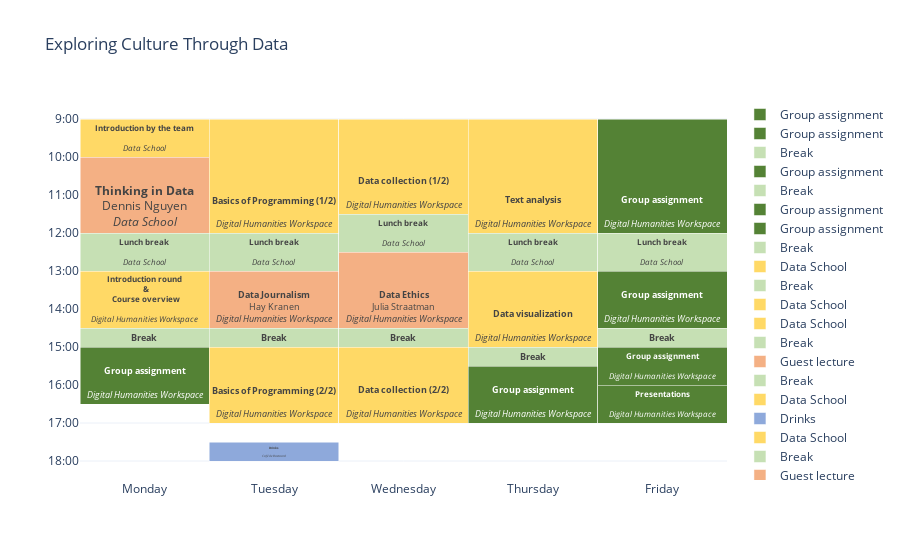

Notebook source saved alongside this figure:
### Code cell
import plotly.graph_objects as go
import pandas as pd

# Sample data for a weekly schedule with titles
schedule = [
    {"task": "Data School", "day": "Monday", "start": "09:00", "end": "10:00", "title": "Introduction by the team", "location" : "Data School"},
    {"task": "Guest lecture", "day": "Monday", "start": "10:00", "end": "12:00", "title": "Thinking in Data", "presenter": "Dennis Nguyen", "presenter_url": "https://www.uu.nl/staff/DNguyen1", "location": "Data School"},
    {"task": "Break", "day": "Monday", "start": "12:00", "end": "13:00", "title": "Lunch break", "location" : "Data School"},
    {"task": "Data School", "day": "Monday", "start": "13:00", "end": "14:30", "title": "Introduction round<br> &<br> Course overview", "location" : "Digital Humanities Workspace"},
    {"task": "Break", "day": "Monday", "start": "14:30", "end": "15:00", "title": "Break"},
    {"task": "Group assignment", "day": "Monday", "start": "15:00", "end": "16:30", "title": "Group assignment", "location" : "Digital Humanities Workspace"},
    {"task": "Data School", "day": "Tuesday", "start": "09:00", "end": "12:00", "title": "Basics of Programming (1/2)", "location" : "Digital Humanities Workspace"},
    {"task": "Break", "day": "Tuesday", "start": "12:00", "end": "13:00", "title": "Lunch break", "location" : "Data School"},
    {"task": "Guest lecture", "day": "Tuesday", "start": "13:00", "end": "14:30", "title": "Data Journalism","presenter": "Hay Kranen", "presenter_url": "https://www.haykranen.nl/",  "location" : "Digital Humanities Workspace"},
    {"task": "Break", "day": "Tuesday", "start": "14:30", "end": "15:00", "title": "Break"},
    {"task": "Data School", "day": "Tuesday", "start": "15:00", "end": "17:00", "title": "Basics of Programming (2/2)", "location" : "Digital Humanities Workspace"},
    {"task": "Drinks", "day": "Tuesday", "start": "17:30", "end": "18:00", "title": "Drinks", "location" : "Café de Bastaard"},
    {"task": "Data School", "day": "Wednesday", "start": "09:00", "end": "11:30", "title": "Data collection (1/2)", "location" : "Digital Humanities Workspace"},
    {"task": "Break", "day": "Wednesday", "start": "11:30", "end": "12:30", "title": "Lunch break", "location" : "Data School"},
    {"task": "Guest lecture", "day": "Wednesday", "start": "12:30", "end": "14:30", "title": "Data Ethics","presenter": "Julia Straatman", "presenter_url": "https://www.uu.nl/staff/JStraatman",  "location" : "Digital Humanities Workspace"},
    {"task": "Break", "day": "Wednesday", "start": "14:30", "end": "15:00", "title": "Break"},
    {"task": "Data School", "day": "Wednesday", "start": "15:00", "end": "17:00", "title": "Data collection (2/2)", "location" : "Digital Humanities Workspace"},
    {"task": "Data School", "day": "Thursday", "start": "09:00", "end": "12:00", "title": "Text analysis", "location" : "Digital Humanities Workspace"},
    {"task": "Break", "day": "Thursday", "start": "12:00", "end": "13:00", "title": "Lunch break", "location" : "Data School"},
    {"task": "Data School", "day": "Thursday", "start": "13:00", "end": "15:00", "title": "Data visualization", "location" : "Digital Humanities Workspace"},
    {"task": "Break", "day": "Thursday", "start": "15:00", "end": "15:30", "title": "Break"},
    {"task": "Group assignment", "day": "Thursday", "start": "15:30", "end": "17:00", "title": "Group assignment", "location" : "Digital Humanities Workspace"},
    {"task": "Group assignment", "day": "Friday", "start": "09:00", "end": "12:00", "title": "Group assignment", "location" : "Digital Humanities Workspace"},
    {"task": "Break", "day": "Friday", "start": "12:00", "end": "13:00", "title": "Lunch break", "location" : "Data School"},
    {"task": "Group assignment", "day": "Friday", "start": "13:00", "end": "14:30", "title": "Group assignment", "location" : "Digital Humanities Workspace"},
    {"task": "Break", "day": "Friday", "start": "14:30", "end": "15:00", "title": "Break"},
    {"task": "Group assignment", "day": "Friday", "start": "15:00", "end": "16:00", "title": "Group assignment", "location" : "Digital Humanities Workspace"},
    {"task": "Group assignment", "day": "Friday", "start": "16:00", "end": "17:00", "title": "Presentations", "location" : "Digital Humanities Workspace"},
]

# Function to format title in bold and location in italics
def format_title(title):
    return f"<b>{title}</b>"

def format_location(location):
    return f"<i>{location}</i>" if not pd.isna(location) and location != '' else ''

def format_presenter(presenter, url):
    return f"<a href='{url}' target='_blank'>{presenter}</a>" if not pd.isna(presenter) and presenter != '' else ''

# Convert time to float for plotting
def time_to_float(time_str):
    hours, minutes = map(int, time_str.split(":"))
    return hours + minutes / 60

days = ["Monday", "Tuesday", "Wednesday", "Thursday", "Friday", "Saturday", "Sunday"]

df = pd.DataFrame(schedule)
df['start_float'] = df['start'].apply(time_to_float)
df['end_float'] = df['end'].apply(time_to_float)
df['day_num'] = df['day'].apply(lambda x: days.index(x))

# Define a color for each task
task_colors = {
    "Data School": "#ffd966",
    "Guest lecture": "#f4b084",
    "Drinks": "#8ea9db",
    "Break": "#c6e0b4",
    "Group assignment": "#548235",
}

# Create the plot with titles as labels
fig = go.Figure()

for _, row in df.iterrows():
    # Apply formatting to title and location
    bold_title = format_title(row['title'])
    italic_location = format_location(row['location'])
    presenter_info = format_presenter(row['presenter'], row['presenter_url'])
    
    # Combine formatted title and location into a single string for display
    label_text = f"{bold_title}<br>{presenter_info}<br>{italic_location}<br>"
    
    fig.add_trace(go.Bar(
        x=[row['day_num']],
        y=[row['end_float'] - row['start_float']],
        base=row['start_float'],
        name=row['task'],
        orientation='v',
        text=label_text,  # Use title and location for the bar labels
        hoverinfo='none',  # Ensure no hover text is shown
        textposition='inside',  # Auto position the text on the bar
        width=1.0,
        marker=dict(color=task_colors.get(row['task'], 'gray')),  # Apply color
    ))

# Customize layout
fig.update_layout(
    title="Exploring Culture Through Data",
    xaxis=dict(
        tickvals=list(range(len(days))),
        ticktext=days,
        range=[-0.5, 4.5],
    ),
    yaxis=dict(
        tickvals=list(range(24)),
        ticktext=[f"{hour}:00" for hour in range(24)],
        range=[18, 8],
    ),
    barmode='stack',
    template="plotly_white",
    height=600,
)

fig.show()

### Figure 1 — Plotly figure (JSON) as saved in the notebook; plotly's stock layout.template omitted (floating-point values rounded to 4 significant figures)
{"data": [{"base": 9, "hoverinfo": "none", "marker": {"color": "#ffd966"}, "name": "Data School", "orientation": "v", "text": "<b>Introduction by the team</b><br><br><i>Data School</i><br>", "textposition": "inside", "type": "bar", "width": 1, "x": [0], "y": [1]}, {"base": 10, "hoverinfo": "none", "marker": {"color": "#f4b084"}, "name": "Guest lecture", "orientation": "v", "text": "<b>Thinking in Data</b><br><a href='https://www.uu.nl/staff/DNguyen1' target='_blank'>Dennis Nguyen</a><br><i>Data School</i><br>", "textposition": "inside", "type": "bar", "width": 1, "x": [0], "y": [2]}, {"base": 12, "hoverinfo": "none", "marker": {"color": "#c6e0b4"}, "name": "Break", "orientation": "v", "text": "<b>Lunch break</b><br><br><i>Data School</i><br>", "textposition": "inside", "type": "bar", "width": 1, "x": [0], "y": [1]}, {"base": 13, "hoverinfo": "none", "marker": {"color": "#ffd966"}, "name": "Data School", "orientation": "v", "text": "<b>Introduction round<br> &<br> Course overview</b><br><br><i>Digital Humanities Workspace</i><br>", "textposition": "inside", "type": "bar", "width": 1, "x": [0], "y": [1.5]}, {"base": 14.5, "hoverinfo": "none", "marker": {"color": "#c6e0b4"}, "name": "Break", "orientation": "v", "text": "<b>Break</b><br><br><br>", "textposition": "inside", "type": "bar", "width": 1, "x": [0], "y": [0.5]}, {"base": 15, "hoverinfo": "none", "marker": {"color": "#548235"}, "name": "Group assignment", "orientation": "v", "text": "<b>Group assignment</b><br><br><i>Digital Humanities Workspace</i><br>", "textposition": "inside", "type": "bar", "width": 1, "x": [0], "y": [1.5]}, {"base": 9, "hoverinfo": "none", "marker": {"color": "#ffd966"}, "name": "Data School", "orientation": "v", "text": "<b>Basics of Programming (1/2)</b><br><br><i>Digital Humanities Workspace</i><br>", "textposition": "inside", "type": "bar", "width": 1, "x": [1], "y": [3]}, {"base": 12, "hoverinfo": "none", "marker": {"color": "#c6e0b4"}, "name": "Break", "orientation": "v", "text": "<b>Lunch break</b><br><br><i>Data School</i><br>", "textposition": "inside", "type": "bar", "width": 1, "x": [1], "y": [1]}, {"base": 13, "hoverinfo": "none", "marker": {"color": "#f4b084"}, "name": "Guest lecture", "orientation": "v", "text": "<b>Data Journalism</b><br><a href='https://www.haykranen.nl/' target='_blank'>Hay Kranen</a><br><i>Digital Humanities Workspace</i><br>", "textposition": "inside", "type": "bar", "width": 1, "x": [1], "y": [1.5]}, {"base": 14.5, "hoverinfo": "none", "marker": {"color": "#c6e0b4"}, "name": "Break", "orientation": "v", "text": "<b>Break</b><br><br><br>", "textposition": "inside", "type": "bar", "width": 1, "x": [1], "y": [0.5]}, {"base": 15, "hoverinfo": "none", "marker": {"color": "#ffd966"}, "name": "Data School", "orientation": "v", "text": "<b>Basics of Programming (2/2)</b><br><br><i>Digital Humanities Workspace</i><br>", "textposition": "inside", "type": "bar", "width": 1, "x": [1], "y": [2]}, {"base": 17.5, "hoverinfo": "none", "marker": {"color": "#8ea9db"}, "name": "Drinks", "orientation": "v", "text": "<b>Drinks</b><br><br><i>Café de Bastaard</i><br>", "textposition": "inside", "type": "bar", "width": 1, "x": [1], "y": [0.5]}, {"base": 9, "hoverinfo": "none", "marker": {"color": "#ffd966"}, "name": "Data School", "orientation": "v", "text": "<b>Data collection (1/2)</b><br><br><i>Digital Humanities Workspace</i><br>", "textposition": "inside", "type": "bar", "width": 1, "x": [2], "y": [2.5]}, {"base": 11.5, "hoverinfo": "none", "marker": {"color": "#c6e0b4"}, "name": "Break", "orientation": "v", "text": "<b>Lunch break</b><br><br><i>Data School</i><br>", "textposition": "inside", "type": "bar", "width": 1, "x": [2], "y": [1]}, {"base": 12.5, "hoverinfo": "none", "marker": {"color": "#f4b084"}, "name": "Guest lecture", "orientation": "v", "text": "<b>Data Ethics</b><br><a href='https://www.uu.nl/staff/JStraatman' target='_blank'>Julia Straatman</a><br><i>Digital Humanities Workspace</i><br>", "textposition": "inside", "type": "bar", "width": 1, "x": [2], "y": [2]}, {"base": 14.5, "hoverinfo": "none", "marker": {"color": "#c6e0b4"}, "name": "Break", "orientation": "v", "text": "<b>Break</b><br><br><br>", "textposition": "inside", "type": "bar", "width": 1, "x": [2], "y": [0.5]}, {"base": 15, "hoverinfo": "none", "marker": {"color": "#ffd966"}, "name": "Data School", "orientation": "v", "text": "<b>Data collection (2/2)</b><br><br><i>Digital Humanities Workspace</i><br>", "textposition": "inside", "type": "bar", "width": 1, "x": [2], "y": [2]}, {"base": 9, "hoverinfo": "none", "marker": {"color": "#ffd966"}, "name": "Data School", "orientation": "v", "text": "<b>Text analysis</b><br><br><i>Digital Humanities Workspace</i><br>", "textposition": "inside", "type": "bar", "width": 1, "x": [3], "y": [3]}, {"base": 12, "hoverinfo": "none", "marker": {"color": "#c6e0b4"}, "name": "Break", "orientation": "v", "text": "<b>Lunch break</b><br><br><i>Data School</i><br>", "textposition": "inside", "type": "bar", "width": 1, "x": [3], "y": [1]}, {"base": 13, "hoverinfo": "none", "marker": {"color": "#ffd966"}, "name": "Data School", "orientation": "v", "text": "<b>Data visualization</b><br><br><i>Digital Humanities Workspace</i><br>", "textposition": "inside", "type": "bar", "width": 1, "x": [3], "y": [2]}, {"base": 15, "hoverinfo": "none", "marker": {"color": "#c6e0b4"}, "name": "Break", "orientation": "v", "text": "<b>Break</b><br><br><br>", "textposition": "inside", "type": "bar", "width": 1, "x": [3], "y": [0.5]}, {"base": 15.5, "hoverinfo": "none", "marker": {"color": "#548235"}, "name": "Group assignment", "orientation": "v", "text": "<b>Group assignment</b><br><br><i>Digital Humanities Workspace</i><br>", "textposition": "inside", "type": "bar", "width": 1, "x": [3], "y": [1.5]}, {"base": 9, "hoverinfo": "none", "marker": {"color": "#548235"}, "name": "Group assignment", "orientation": "v", "text": "<b>Group assignment</b><br><br><i>Digital Humanities Workspace</i><br>", "textposition": "inside", "type": "bar", "width": 1, "x": [4], "y": [3]}, {"base": 12, "hoverinfo": "none", "marker": {"color": "#c6e0b4"}, "name": "Break", "orientation": "v", "text": "<b>Lunch break</b><br><br><i>Data School</i><br>", "textposition": "inside", "type": "bar", "width": 1, "x": [4], "y": [1]}, {"base": 13, "hoverinfo": "none", "marker": {"color": "#548235"}, "name": "Group assignment", "orientation": "v", "text": "<b>Group assignment</b><br><br><i>Digital Humanities Workspace</i><br>", "textposition": "inside", "type": "bar", "width": 1, "x": [4], "y": [1.5]}, {"base": 14.5, "hoverinfo": "none", "marker": {"color": "#c6e0b4"}, "name": "Break", "orientation": "v", "text": "<b>Break</b><br><br><br>", "textposition": "inside", "type": "bar", "width": 1, "x": [4], "y": [0.5]}, {"base": 15, "hoverinfo": "none", "marker": {"color": "#548235"}, "name": "Group assignment", "orientation": "v", "text": "<b>Group assignment</b><br><br><i>Digital Humanities Workspace</i><br>", "textposition": "inside", "type": "bar", "width": 1, "x": [4], "y": [1]}, {"base": 16, "hoverinfo": "none", "marker": {"color": "#548235"}, "name": "Group assignment", "orientation": "v", "text": "<b>Presentations</b><br><br><i>Digital Humanities Workspace</i><br>", "textposition": "inside", "type": "bar", "width": 1, "x": [4], "y": [1]}], "layout": {"autosize": true, "barmode": "stack", "title": {"text": "Exploring Culture Through Data"}, "xaxis": {"autorange": true, "range": [-0.5, 4.5], "ticktext": ["Monday", "Tuesday", "Wednesday", "Thursday", "Friday", "Saturday", "Sunday"], "tickvals": [0, 1, 2, 3, 4, 5, 6], "type": "linear"}, "yaxis": {"autorange": true, "range": [18.5, 8.5], "ticktext": ["0:00", "1:00", "2:00", "3:00", "4:00", "5:00", "6:00", "7:00", "8:00", "9:00", "10:00", "11:00", "12:00", "13:00", "14:00", "15:00", "16:00", "17:00", "18:00", "19:00", "20:00", "21:00", "22:00", "23:00"], "tickvals": [0, 1, 2, 3, 4, 5, 6, 7, 8, 9, 10, 11, 12, 13, 14, 15, 16, 17, 18, 19, 20, 21, 22, 23], "type": "linear"}}}
